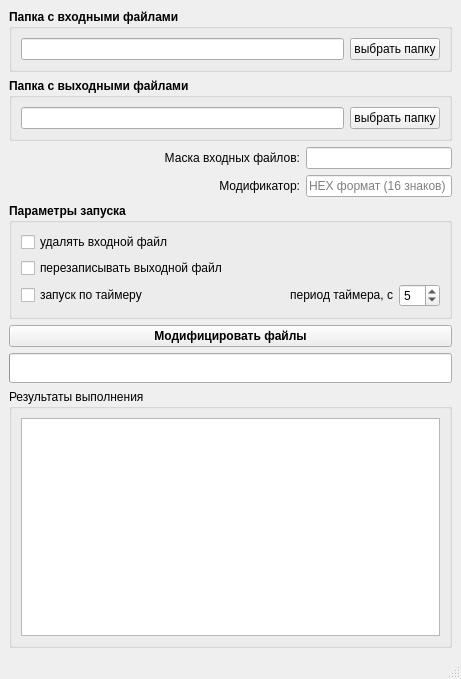
<?xml version="1.0" encoding="UTF-8"?>
<ui version="4.0">
 <class>MainWindow</class>
 <widget class="QMainWindow" name="MainWindow">
  <property name="geometry">
   <rect>
    <x>0</x>
    <y>0</y>
    <width>461</width>
    <height>679</height>
   </rect>
  </property>
  <property name="windowTitle">
   <string>MainWindow</string>
  </property>
  <widget class="QWidget" name="centralwidget">
   <layout class="QVBoxLayout" name="verticalLayout_2">
    <item>
     <layout class="QVBoxLayout" name="verticalLayout" stretch="10,10,20,20,10,12,50">
      <item>
       <widget class="QGroupBox" name="gb_input_path">
        <property name="font">
         <font>
          <bold>true</bold>
         </font>
        </property>
        <property name="title">
         <string>Папка с входными файлами</string>
        </property>
        <layout class="QHBoxLayout" name="horizontalLayout">
         <item>
          <widget class="QLineEdit" name="le_input_dir">
           <property name="enabled">
            <bool>true</bool>
           </property>
           <property name="font">
            <font>
             <bold>false</bold>
            </font>
           </property>
           <property name="readOnly">
            <bool>false</bool>
           </property>
          </widget>
         </item>
         <item>
          <widget class="QPushButton" name="pb_browse_input">
           <property name="sizePolicy">
            <sizepolicy hsizetype="Preferred" vsizetype="Fixed">
             <horstretch>0</horstretch>
             <verstretch>0</verstretch>
            </sizepolicy>
           </property>
           <property name="font">
            <font>
             <bold>false</bold>
            </font>
           </property>
           <property name="text">
            <string>выбрать папку</string>
           </property>
          </widget>
         </item>
        </layout>
       </widget>
      </item>
      <item>
       <widget class="QGroupBox" name="gb_output_path">
        <property name="font">
         <font>
          <bold>true</bold>
         </font>
        </property>
        <property name="title">
         <string>Папка с выходными файлами</string>
        </property>
        <layout class="QHBoxLayout" name="horizontalLayout_2">
         <item>
          <widget class="QLineEdit" name="le_output_path">
           <property name="enabled">
            <bool>true</bool>
           </property>
           <property name="font">
            <font>
             <bold>false</bold>
            </font>
           </property>
           <property name="readOnly">
            <bool>false</bool>
           </property>
          </widget>
         </item>
         <item>
          <widget class="QPushButton" name="pb_browse_output">
           <property name="sizePolicy">
            <sizepolicy hsizetype="Preferred" vsizetype="Fixed">
             <horstretch>0</horstretch>
             <verstretch>0</verstretch>
            </sizepolicy>
           </property>
           <property name="font">
            <font>
             <bold>false</bold>
            </font>
           </property>
           <property name="text">
            <string>выбрать папку</string>
           </property>
          </widget>
         </item>
        </layout>
       </widget>
      </item>
      <item>
       <layout class="QGridLayout" name="gridLayout" columnstretch="2,1">
        <item row="0" column="0">
         <widget class="QLabel" name="lbl_input_mask">
          <property name="text">
           <string>Маска входных файлов:</string>
          </property>
          <property name="alignment">
           <set>Qt::AlignmentFlag::AlignRight|Qt::AlignmentFlag::AlignTrailing|Qt::AlignmentFlag::AlignVCenter</set>
          </property>
         </widget>
        </item>
        <item row="1" column="0">
         <widget class="QLabel" name="lbl_modifier">
          <property name="text">
           <string>Модификатор:</string>
          </property>
          <property name="alignment">
           <set>Qt::AlignmentFlag::AlignRight|Qt::AlignmentFlag::AlignTrailing|Qt::AlignmentFlag::AlignVCenter</set>
          </property>
         </widget>
        </item>
        <item row="0" column="1">
         <widget class="QLineEdit" name="le_input_mask">
          <property name="sizePolicy">
           <sizepolicy hsizetype="Preferred" vsizetype="Fixed">
            <horstretch>0</horstretch>
            <verstretch>0</verstretch>
           </sizepolicy>
          </property>
         </widget>
        </item>
        <item row="1" column="1">
         <widget class="QLineEdit" name="le_modifier">
          <property name="sizePolicy">
           <sizepolicy hsizetype="Preferred" vsizetype="Fixed">
            <horstretch>0</horstretch>
            <verstretch>0</verstretch>
           </sizepolicy>
          </property>
          <property name="inputMask">
           <string/>
          </property>
          <property name="maxLength">
           <number>16</number>
          </property>
          <property name="placeholderText">
           <string>HEX формат (16 знаков)</string>
          </property>
         </widget>
        </item>
       </layout>
      </item>
      <item>
       <widget class="QGroupBox" name="gb_launch_par">
        <property name="font">
         <font>
          <bold>true</bold>
         </font>
        </property>
        <property name="title">
         <string>Параметры запуска</string>
        </property>
        <layout class="QGridLayout" name="gridLayout_2">
         <item row="1" column="0">
          <widget class="QCheckBox" name="cbx_overwrite">
           <property name="font">
            <font>
             <bold>false</bold>
            </font>
           </property>
           <property name="text">
            <string>перезаписывать выходной файл</string>
           </property>
          </widget>
         </item>
         <item row="2" column="0">
          <widget class="QCheckBox" name="cbx_timer">
           <property name="font">
            <font>
             <bold>false</bold>
            </font>
           </property>
           <property name="text">
            <string>запуск по таймеру</string>
           </property>
          </widget>
         </item>
         <item row="0" column="0">
          <widget class="QCheckBox" name="cbx_delete">
           <property name="font">
            <font>
             <bold>false</bold>
            </font>
           </property>
           <property name="text">
            <string>удалять входной файл</string>
           </property>
          </widget>
         </item>
         <item row="2" column="2">
          <widget class="QSpinBox" name="sbx_timer_period">
           <property name="sizePolicy">
            <sizepolicy hsizetype="Preferred" vsizetype="Fixed">
             <horstretch>0</horstretch>
             <verstretch>0</verstretch>
            </sizepolicy>
           </property>
           <property name="font">
            <font>
             <bold>false</bold>
            </font>
           </property>
           <property name="value">
            <number>5</number>
           </property>
          </widget>
         </item>
         <item row="2" column="1">
          <widget class="QLabel" name="lbl_timer_period">
           <property name="sizePolicy">
            <sizepolicy hsizetype="Expanding" vsizetype="Fixed">
             <horstretch>0</horstretch>
             <verstretch>0</verstretch>
            </sizepolicy>
           </property>
           <property name="font">
            <font>
             <bold>false</bold>
            </font>
           </property>
           <property name="text">
            <string>период таймера, с</string>
           </property>
           <property name="alignment">
            <set>Qt::AlignmentFlag::AlignRight|Qt::AlignmentFlag::AlignTrailing|Qt::AlignmentFlag::AlignVCenter</set>
           </property>
          </widget>
         </item>
        </layout>
       </widget>
      </item>
      <item>
       <widget class="QPushButton" name="pb_modificate">
        <property name="font">
         <font>
          <bold>true</bold>
         </font>
        </property>
        <property name="text">
         <string>Модифицировать файлы</string>
        </property>
       </widget>
      </item>
      <item>
       <widget class="QProgressBar" name="pb_progress">
        <property name="sizePolicy">
         <sizepolicy hsizetype="Expanding" vsizetype="Fixed">
          <horstretch>0</horstretch>
          <verstretch>0</verstretch>
         </sizepolicy>
        </property>
        <property name="minimumSize">
         <size>
          <width>0</width>
          <height>30</height>
         </size>
        </property>
        <property name="baseSize">
         <size>
          <width>0</width>
          <height>30</height>
         </size>
        </property>
        <property name="value">
         <number>0</number>
        </property>
        <property name="alignment">
         <set>Qt::AlignmentFlag::AlignCenter</set>
        </property>
        <property name="textVisible">
         <bool>true</bool>
        </property>
        <property name="orientation">
         <enum>Qt::Orientation::Horizontal</enum>
        </property>
        <property name="invertedAppearance">
         <bool>false</bool>
        </property>
        <property name="textDirection">
         <enum>QProgressBar::Direction::TopToBottom</enum>
        </property>
        <property name="format">
         <string/>
        </property>
       </widget>
      </item>
      <item>
       <widget class="QGroupBox" name="gb_results">
        <property name="sizePolicy">
         <sizepolicy hsizetype="Expanding" vsizetype="Expanding">
          <horstretch>0</horstretch>
          <verstretch>0</verstretch>
         </sizepolicy>
        </property>
        <property name="title">
         <string>Результаты выполнения</string>
        </property>
        <layout class="QVBoxLayout" name="verticalLayout_3">
         <item>
          <widget class="QListWidget" name="lst_status">
           <property name="sizePolicy">
            <sizepolicy hsizetype="Expanding" vsizetype="Expanding">
             <horstretch>0</horstretch>
             <verstretch>0</verstretch>
            </sizepolicy>
           </property>
          </widget>
         </item>
        </layout>
       </widget>
      </item>
     </layout>
    </item>
   </layout>
  </widget>
  <widget class="QMenuBar" name="menubar">
   <property name="geometry">
    <rect>
     <x>0</x>
     <y>0</y>
     <width>461</width>
     <height>22</height>
    </rect>
   </property>
  </widget>
  <widget class="QStatusBar" name="statusbar"/>
 </widget>
 <resources/>
 <connections/>
</ui>
